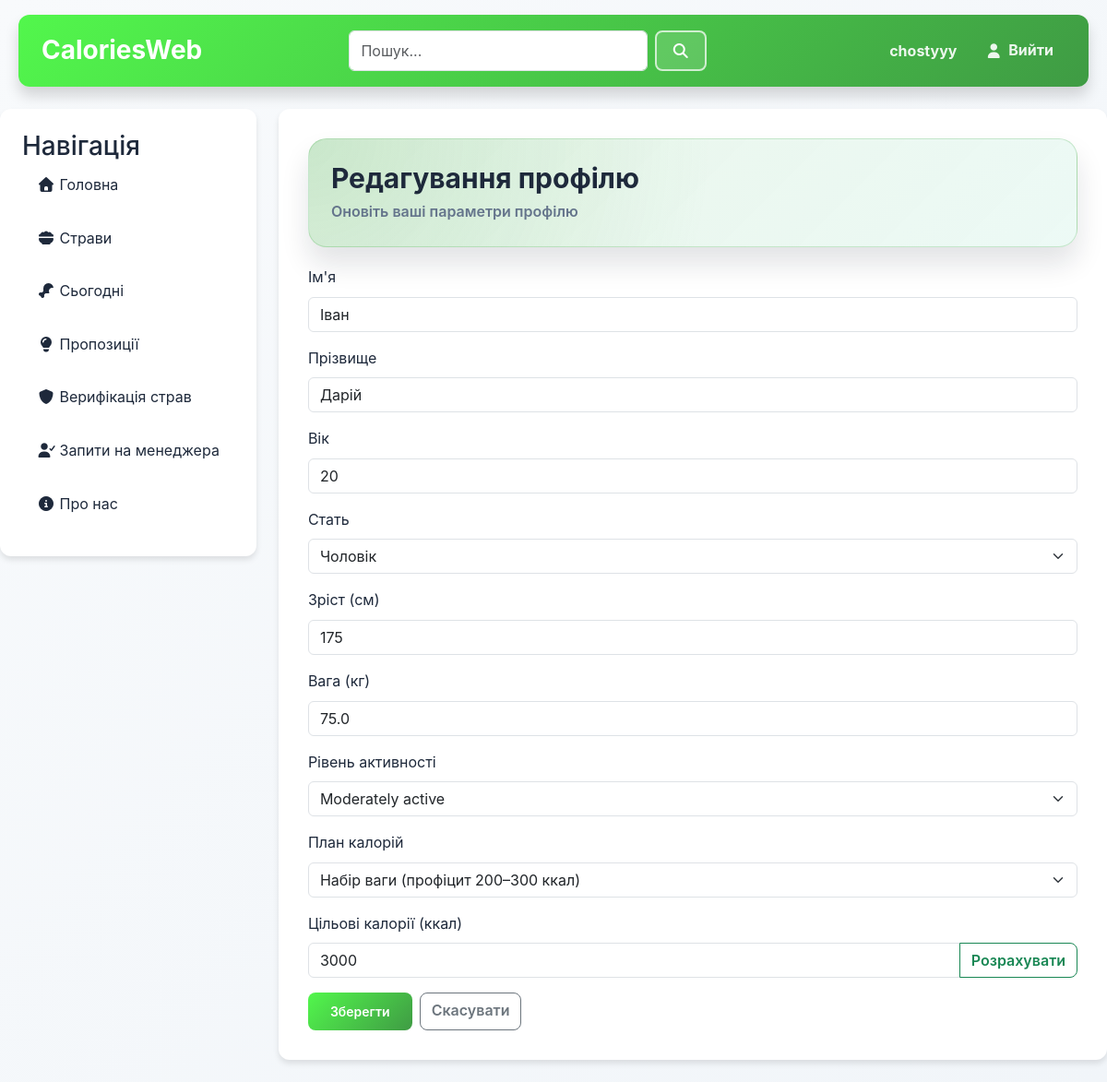
Page /user/1/edit/ (signed in) on the earlier database version.
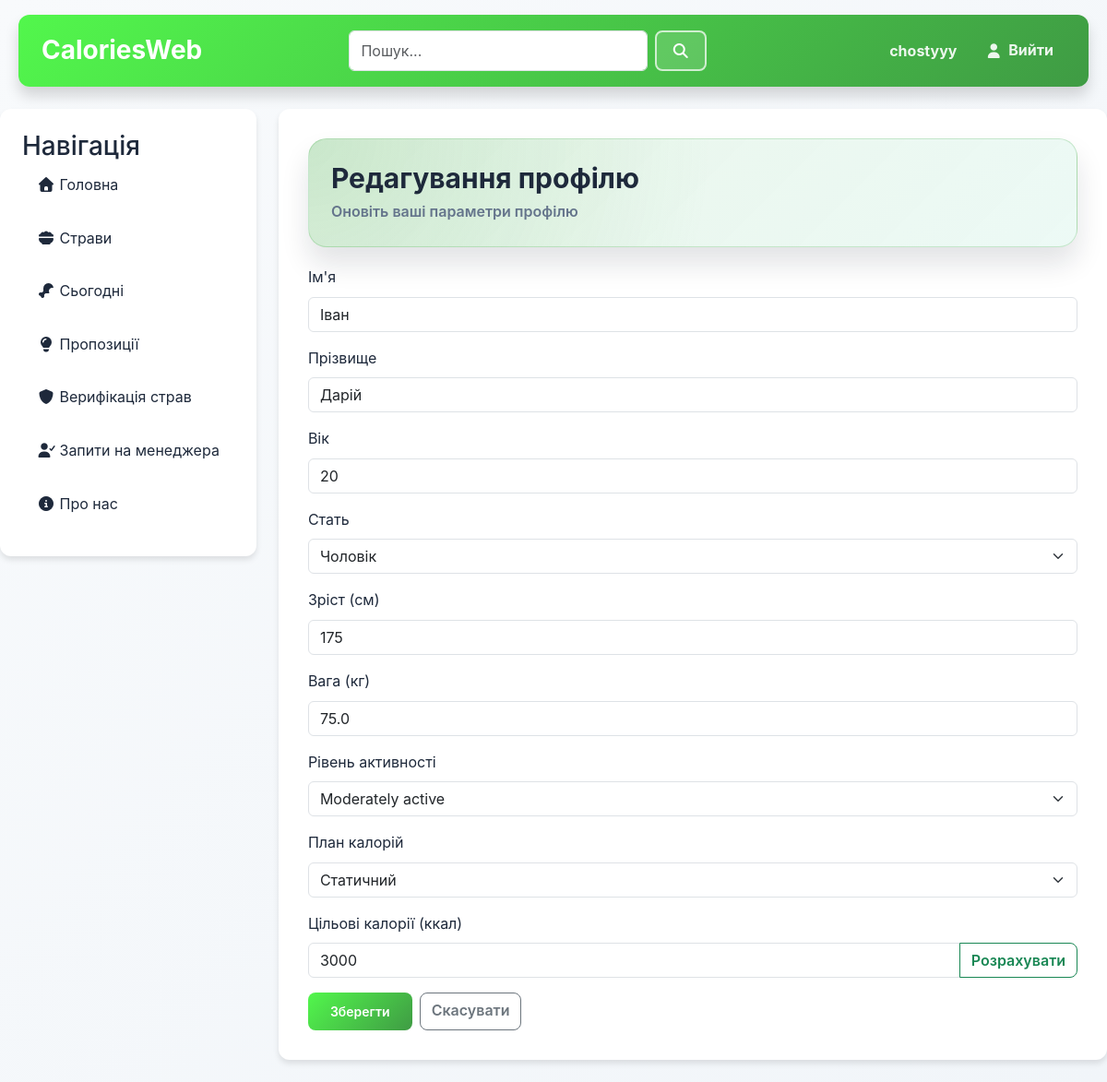
Same page on the later database version.
### main/models.py (models this page shows, shortened)
class UserDetails(models.Model):
    CALORIE_PLAN_CHOICES = [
        ('cut', 'Похудання'),
        ('maintain', 'Статичний'),
        ('bulk', 'Набір ваги'),
    ]
    ROLE_CHOICES = [
        ('user', 'Користувач'),
        ('manager', 'Менеджер'),
        ('admin', 'Адмін'),
    ]
    ACCOUNT_STATUS_CHOICES = [
        ('active', 'Активний'),
        ('inactive', 'Неактивний'),
    ]
    user = models.OneToOneField(
        User,
        on_delete=models.CASCADE,
        related_name="details"
    )
    sex = models.CharField(max_length=10, choices=[
        ('male', 'Чоловік'),
        ('female', 'Жінка'),
    ])
    age = models.PositiveSmallIntegerField()
    height_cm = models.PositiveSmallIntegerField()
    weight_kg = models.FloatField()
    activity_level = models.IntegerField(choices=[
        (1, 'Sedentary'),
        (2, 'Lightly active'),
        (3, 'Moderately active'),
        (4, 'Very active'),
        (5, 'Extra active'),
    ])
    current_streak = models.PositiveIntegerField(default=0)
    max_streak = models.PositiveIntegerField(default=0)
    date_last_streak_entry = models.DateField(null=True, blank=True)
    goal_calories = models.PositiveIntegerField(default=2000)
    calorie_plan = models.CharField(max_length=10, choices=CALORIE_PLAN_CHOICES, default='maintain')
    role = models.CharField(max_length=10, choices=ROLE_CHOICES, default='user')
    account_status = models.CharField(max_length=10, choices=ACCOUNT_STATUS_CHOICES, default='active')
    is_banned = models.BooleanField(default=False)

### user/views.py (the view, shortened to what this page needs)
# urls.py: path('<int:user_id>/edit/', views.edit_profile, name='edit_profile'),
def edit_profile(request, user_id):
    if request.user.is_authenticated and request.user.id == user_id:
        details = UserDetails.objects.get(user_id=user_id)
        profile_user = details.user
        data = {
            'user_id': user_id,
            'details': details,
        }
        return render(request, 'user/edit_profile.html', data)
    else:
        return redirect('main:logIn')

### user/templates/user/edit_profile.html (shortened to what this page needs)
{% extends "main/layout.html" %}
{% load static %}
{% load l10n %}
{% block extra_css %}
    <link rel="stylesheet" href="{% static 'user/css/user.css' %}">
{% endblock %}
{% block content %}
    <div class="user-profile-hero">
        <div class="user-profile-hero-text">
            <h1>Редагування профілю</h1>
            <p>Оновіть ваші параметри профілю</p>
        </div>
    </div>
    <form method="post" action="{% url 'user:edit_profile' user_id %}" id="profile-form">
		<div class="mb-3">
			<label for="first_name" class="form-label">Ім'я</label>
			<input id="first_name" type="text" maxlength="150" class="form-control" name="first_name" value="{{ details.user.first_name }}">
		</div>
		<div class="mb-3">
			<label for="last_name" class="form-label">Прізвище</label>
			<input id="last_name" type="text" maxlength="150" class="form-control" name="last_name" value="{{ details.user.last_name }}">
		</div>
            <div class="mb-3">
                <label for="age" class="form-label">Вік</label>
                <input id="age" type="number" min="1" max="120" class="form-control" name="age" value="{{ details.age }}" required>
            </div>
        <div class="mb-3">
                <label for="sex" class="form-label">Стать</label>
                <select id="sex" name="sex" class="form-select" required>
                    <option value="male" {% if details.sex == 'male' %}selected{% endif %}>Чоловік</option>
                </select>
        </div>
		<div class="mb-3">
			<label for="height_cm" class="form-label">Зріст (см)</label>
			<input id="height_cm" type="number" min="50" max="260" class="form-control" name="height_cm" value="{{ details.height_cm }}" required>
		</div>
		<div class="mb-3">
			<label for="weight_kg" class="form-label">Вага (кг)</label>
            <input id="weight_kg" type="number" min="20" max="400" step="0.1" class="form-control" name="weight_kg" value="{{ details.weight_kg|unlocalize }}" required>
		</div>
		<div class="mb-3">
			<label for="activity_level" class="form-label">Рівень активності</label>
			<select id="activity_level" name="activity_level" class="form-select" required>
				<option value="3" {% if details.activity_level == 3 %}selected{% endif %}>Moderately active</option>
			</select>
		</div>
		<div class="mb-3">
			<label for="calorie_plan" class="form-label">План калорій</label>
			<select id="calorie_plan" name="calorie_plan" class="form-select" required>
				<option value="maintain" {% if details.calorie_plan == 'maintain' %}selected{% endif %}>Статичний</option>
				<option value="bulk" {% if details.calorie_plan == 'bulk' %}selected{% endif %}>Набір ваги (профіцит 200–300 ккал)</option>
			</select>
		</div>
        <div class="mb-3">
            <label for="goal_calories" class="form-label">Цільові калорії (ккал)</label>
            <div class="input-group">
                <input id="goal_calories" type="number" min="1000" max="10000" class="form-control" name="goal_calories" value="{{ details.goal_calories }}" required>
                <button type="button" class="btn btn-outline-success" id="btn-calc-goal">Розрахувати</button>
            </div>
        </div>
		<div class="d-flex gap-2">
			<button type="submit" class="btn btn-primary">Зберегти</button>
			<a href="{% url 'user:user_detail' user_id %}" class="btn btn-outline-secondary">Скасувати</a>
		</div>
	</form>
{% endblock %}

Differences in the rows shown:
changed UserDetails "Чоловік": calorie_plan "Набір ваги (профіцит 200–300 ккал)" → "Статичний"
